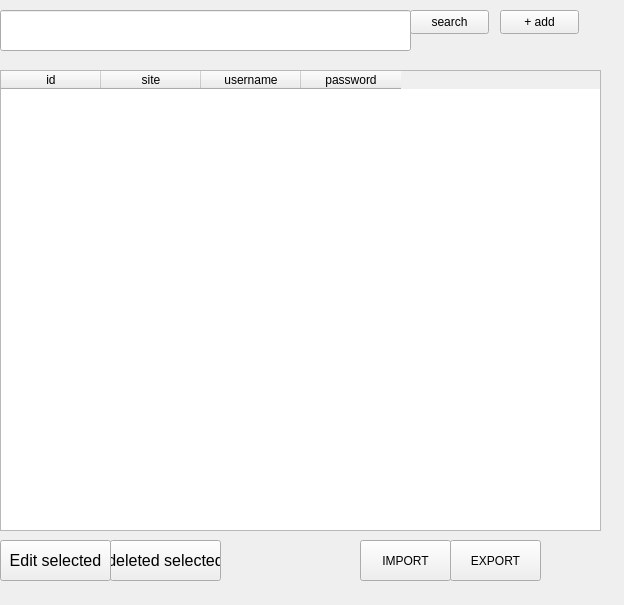
<?xml version="1.0" encoding="UTF-8"?>
<ui version="4.0">
 <class>Form</class>
 <widget class="QWidget" name="Form">
  <property name="geometry">
   <rect>
    <x>0</x>
    <y>0</y>
    <width>624</width>
    <height>605</height>
   </rect>
  </property>
  <property name="windowTitle">
   <string>Form</string>
  </property>
  <widget class="QTableWidget" name="tableWidget">
   <property name="geometry">
    <rect>
     <x>0</x>
     <y>70</y>
     <width>601</width>
     <height>461</height>
    </rect>
   </property>
   <attribute name="horizontalHeaderMinimumSectionSize">
    <number>50</number>
   </attribute>
   <attribute name="verticalHeaderMinimumSectionSize">
    <number>50</number>
   </attribute>
   <column>
    <property name="text">
     <string>id</string>
    </property>
   </column>
   <column>
    <property name="text">
     <string>site</string>
    </property>
   </column>
   <column>
    <property name="text">
     <string>username</string>
    </property>
   </column>
   <column>
    <property name="text">
     <string>password</string>
    </property>
   </column>
  </widget>
  <widget class="QLineEdit" name="inputtext">
   <property name="geometry">
    <rect>
     <x>0</x>
     <y>10</y>
     <width>411</width>
     <height>41</height>
    </rect>
   </property>
  </widget>
  <widget class="QPushButton" name="search_button">
   <property name="geometry">
    <rect>
     <x>410</x>
     <y>10</y>
     <width>79</width>
     <height>24</height>
    </rect>
   </property>
   <property name="text">
    <string>search</string>
   </property>
  </widget>
  <widget class="QPushButton" name="add_button">
   <property name="geometry">
    <rect>
     <x>500</x>
     <y>10</y>
     <width>79</width>
     <height>24</height>
    </rect>
   </property>
   <property name="text">
    <string>+ add</string>
   </property>
  </widget>
  <widget class="QPushButton" name="edit_button">
   <property name="geometry">
    <rect>
     <x>0</x>
     <y>540</y>
     <width>111</width>
     <height>41</height>
    </rect>
   </property>
   <property name="font">
    <font>
     <pointsize>12</pointsize>
    </font>
   </property>
   <property name="text">
    <string>Edit selected</string>
   </property>
  </widget>
  <widget class="QPushButton" name="delete_button">
   <property name="geometry">
    <rect>
     <x>110</x>
     <y>540</y>
     <width>111</width>
     <height>41</height>
    </rect>
   </property>
   <property name="font">
    <font>
     <pointsize>12</pointsize>
    </font>
   </property>
   <property name="text">
    <string>deleted selected</string>
   </property>
  </widget>
  <widget class="QPushButton" name="import_button">
   <property name="geometry">
    <rect>
     <x>360</x>
     <y>540</y>
     <width>91</width>
     <height>41</height>
    </rect>
   </property>
   <property name="text">
    <string>IMPORT</string>
   </property>
  </widget>
  <widget class="QPushButton" name="export_button">
   <property name="geometry">
    <rect>
     <x>450</x>
     <y>540</y>
     <width>91</width>
     <height>41</height>
    </rect>
   </property>
   <property name="text">
    <string>EXPORT</string>
   </property>
  </widget>
 </widget>
 <resources/>
 <connections/>
</ui>
